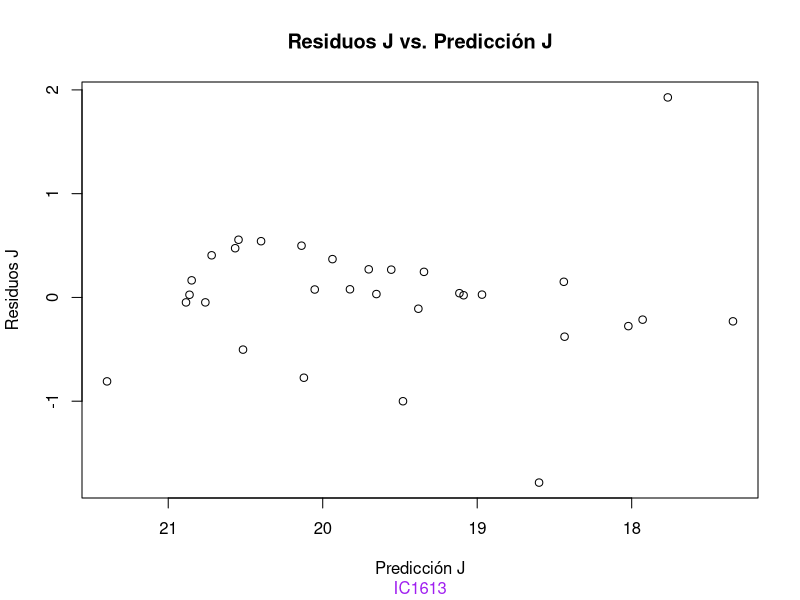
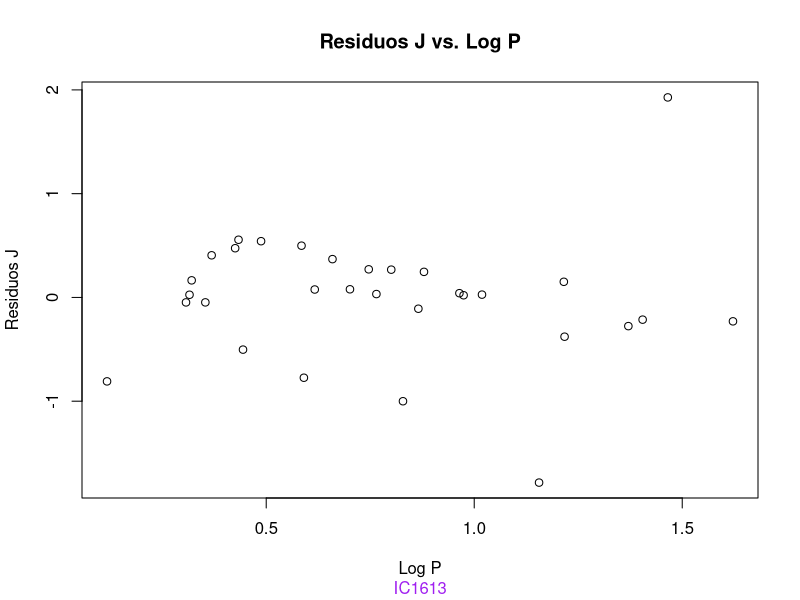
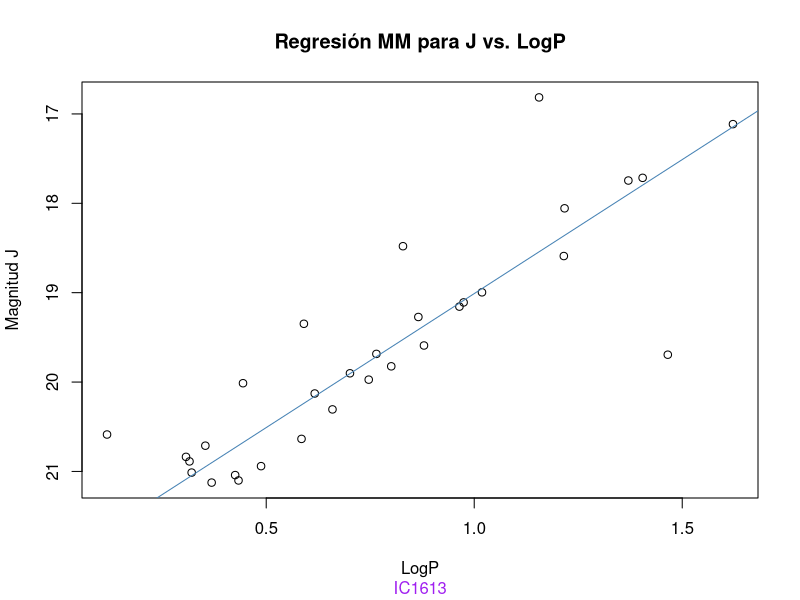
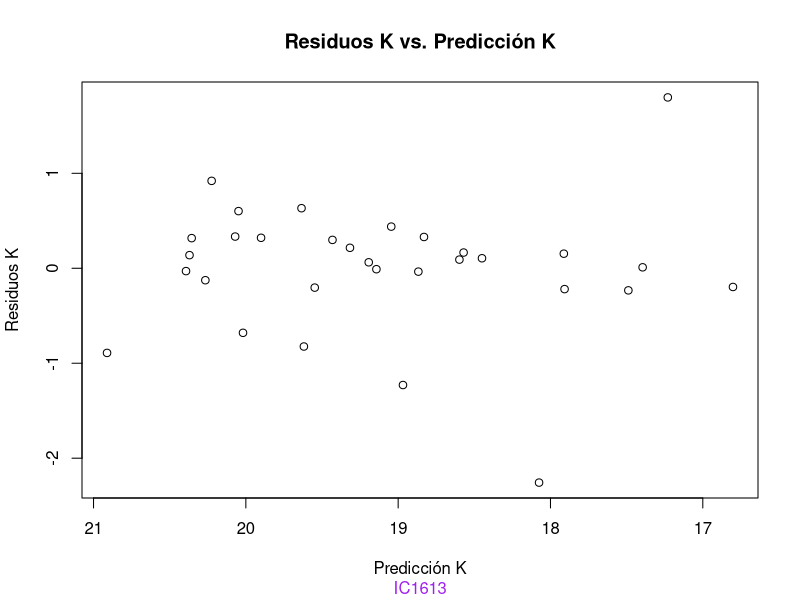
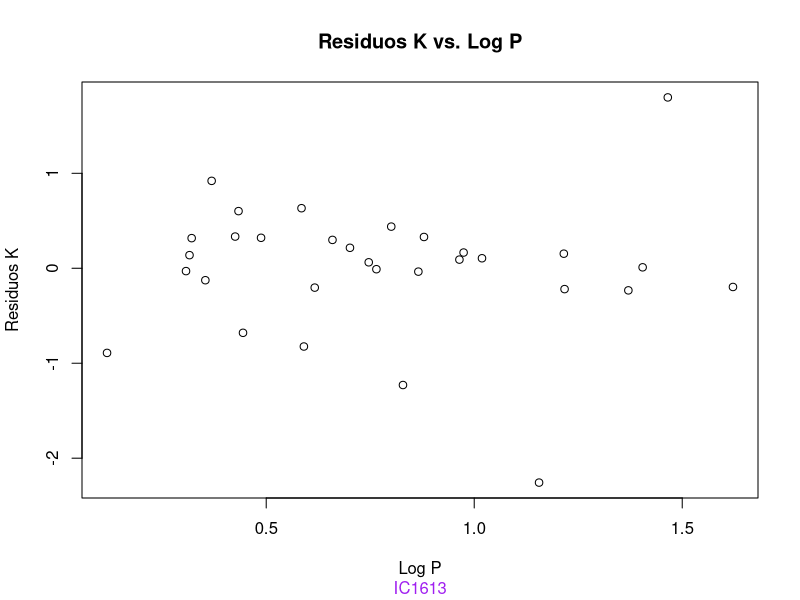
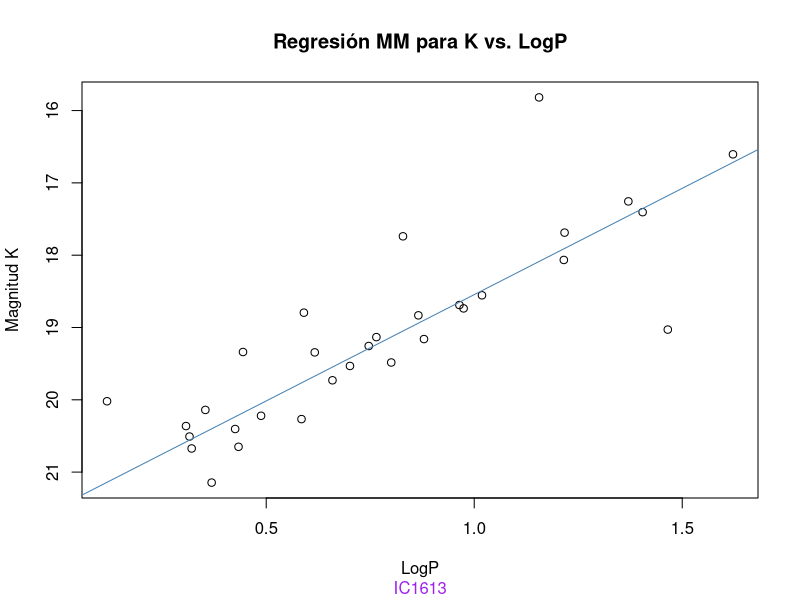

These charts were generated, in order, by the following R code:
library(readxl)
library(ggplot2)  # For plotting
library(dplyr)    # For data manipulation
library(robust) 
library(robustbase)

# Load necessary libraries
library(readr)    # For reading CSV files
library(ggplot2)  # For plotting

IC1613_JK_si <- read_excel("IC1613_JK_si.xlsx")
# Extract the relevant columns
periodos <- IC1613_JK_si$P
log_p <- IC1613_JK_si$LogP
mag_j <- IC1613_JK_si$J
mag_k <- IC1613_JK_si$K


# Create a data frame for regression
regression_data <- data.frame(log_p, mag_j)

# Perform Major Axis (MM) regression using robust method
mm_model <- lmrob(mag_j ~ log_p, data = regression_data)

#Grafico residuales
LMCmed <- lm(mag_j ~ log_p, data = regression_data)
yhat<- predict(LMCmed, se.fit =FALSE)
plot(yhat, LMCmed$residuals,xlim = rev(range(yhat)),  xlab="Predicción J", ylab="Residuos J", main="Residuos J vs. Predicción J", sub = "IC1613",col.sub = "purple")
plot(log_p, LMCmed$residuals,xlab="Log P", ylab="Residuos J", main="Residuos J vs. Log P", sub = "IC1613",col.sub = "purple")

#Forzando pendiente
mm_model_forzj <- lmrob(mag_j ~ 1+offset(-3.084*log_p), data = regression_data)
summary(mm_model_forzj)

# Extract slope and intercept
slope <- coef(mm_model)[2]  # Slope is the second coefficient
intercept <- coef(mm_model)[1]  # Intercept is the first coefficient

# Calculate standard errors for slope and intercept
slope_se <- summary(mm_model)$coefficients[2, "Std. Error"]
intercept_se <- summary(mm_model)$coefficients[1, "Std. Error"]

# Print the results
cat("Slope:", slope, "±", slope_se, "\n")
cat("Intercept:", intercept, "±", intercept_se, "\n")

#Graph
plot(log_p, mag_j,ylim = rev(range(mag_j)), main="Regresión MM para J vs. LogP", xlab="LogP", ylab="Magnitud J", sub = "IC1613",col.sub = "purple" )
#scale_y_reverse()
#add the fitted regression line to the scatterplot
abline(mm_model, col="steelblue")
# Add annotations for slope and intercept
annotate("text", x = min(log_p), y = max(mag_j), 
         label = paste("Slope:", round(slope, 3), "\nIntercept:", round(intercept, 3)), 
         hjust = 0, vjust = 1, size = 4, color = "red")

#Calculos para K

# Create a data frame for regression
regression_data2 <- data.frame(log_p, mag_k)

# Perform Major Axis (MM) regression using robust method
mm_model2 <- lmrob(mag_k ~ log_p, data = regression_data2)

#Calculos residuales

LMCmed2 <- lm(mag_k ~ log_p, data = regression_data2)
yhat2<- predict(LMCmed2, se.fit =FALSE)
plot(yhat2, LMCmed2$residuals,xlim = rev(range(yhat2)),  xlab="Predicción K", ylab="Residuos K", main="Residuos K vs. Predicción K", sub = "IC1613",col.sub = "purple")
plot(log_p, LMCmed2$residuals,xlab="Log P", ylab="Residuos K", main="Residuos K vs. Log P", sub = "IC1613",col.sub = "purple")

#Forzando pendiente
mm_model_forzk <- lmrob(mag_k ~ 1+offset(-3.247*log_p), data = regression_data2)
summary(mm_model_forzk)

# Extract slope and intercept
slope2 <- coef(mm_model2)[2]  # Slope is the second coefficient
intercept2 <- coef(mm_model2)[1]  # Intercept is the first coefficient

# Calculate standard errors for slope and intercept
slope_se2 <- summary(mm_model2)$coefficients[2, "Std. Error"]
intercept_se2 <- summary(mm_model2)$coefficients[1, "Std. Error"]

# Print the results
cat("Slope:", slope2, "±", slope_se2, "\n")
cat("Intercept:", intercept2, "±", intercept_se2, "\n")

#Graph
plot(log_p, mag_k,ylim = rev(range(mag_k)), main="Regresión MM para K vs. LogP", xlab="LogP", ylab="Magnitud K", sub = "IC1613",col.sub = "purple" )
#scale_y_reverse()
#add the fitted regression line to the scatterplot
abline(mm_model2, col="steelblue")
